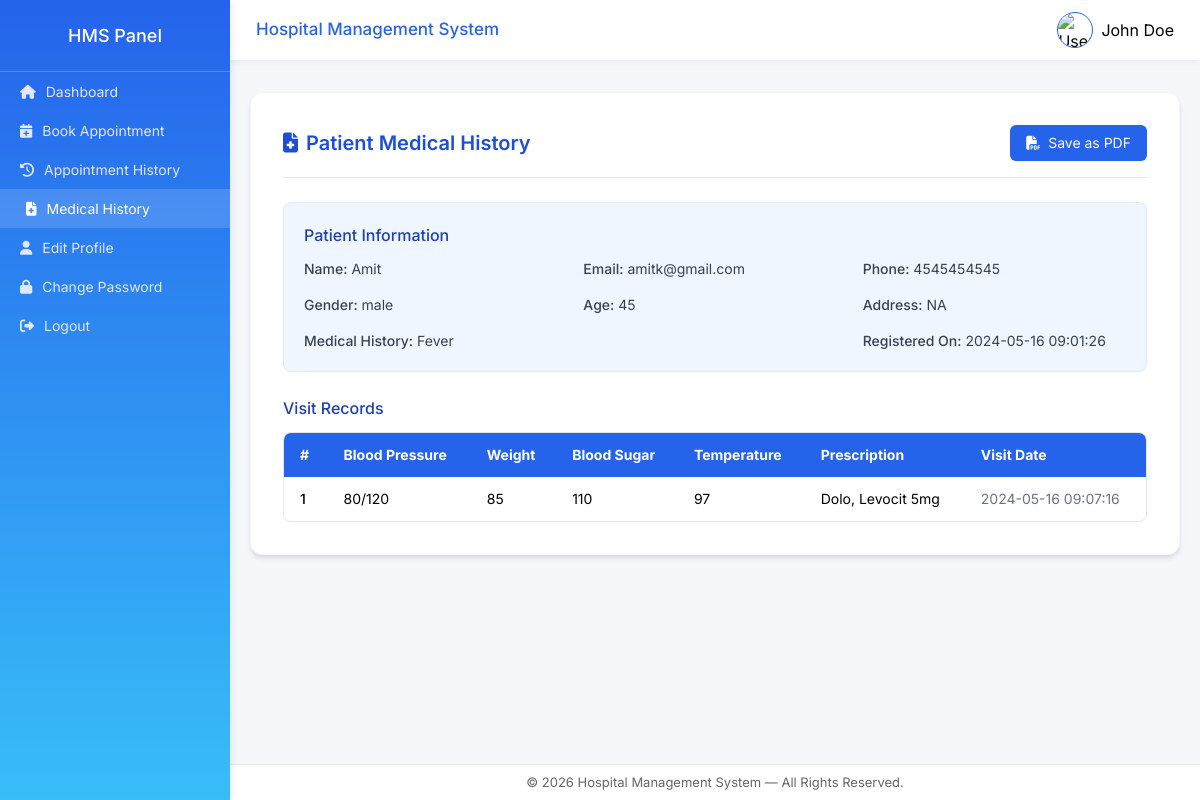
The app's page /hospital/hms/view-medhistory.php?viewid=2 (signed in) with its own data.
### tables this page shows
CREATE TABLE `users` (
  `id` int(11) NOT NULL,
  `fullName` varchar(255) DEFAULT NULL,
  `address` longtext DEFAULT NULL,
  `city` varchar(255) DEFAULT NULL,
  `gender` varchar(255) DEFAULT NULL,
  `email` varchar(255) DEFAULT NULL,
  `password` varchar(255) DEFAULT NULL,
  `regDate` timestamp NULL DEFAULT current_timestamp(),
  `updationDate` timestamp NULL DEFAULT NULL ON UPDATE current_timestamp()
);

CREATE TABLE `tblpatient` (
  `ID` int(10) NOT NULL,
  `Docid` int(10) DEFAULT NULL,
  `PatientName` varchar(200) DEFAULT NULL,
  `PatientContno` bigint(10) DEFAULT NULL,
  `PatientEmail` varchar(200) DEFAULT NULL,
  `PatientGender` varchar(50) DEFAULT NULL,
  `PatientAdd` mediumtext DEFAULT NULL,
  `PatientAge` int(10) DEFAULT NULL,
  `PatientMedhis` mediumtext DEFAULT NULL,
  `CreationDate` timestamp NULL DEFAULT current_timestamp(),
  `UpdationDate` timestamp NULL DEFAULT NULL ON UPDATE current_timestamp()
);

CREATE TABLE `tblmedicalhistory` (
  `ID` int(10) NOT NULL,
  `PatientID` int(10) DEFAULT NULL,
  `BloodPressure` varchar(200) DEFAULT NULL,
  `BloodSugar` varchar(200) NOT NULL,
  `Weight` varchar(100) DEFAULT NULL,
  `Temperature` varchar(200) DEFAULT NULL,
  `MedicalPres` mediumtext DEFAULT NULL,
  `CreationDate` timestamp NOT NULL DEFAULT current_timestamp() ON UPDATE current_timestamp()
);

### hospital/hms/view-medhistory.php (the view, shortened to what this page needs)
<?php
include('include/config.php');
$vid = $_GET['viewid'] ?? null;
$patientQuery = mysqli_query($con, "SELECT * FROM tblpatient WHERE ID='$vid'");
$patient = mysqli_fetch_array($patientQuery);
$historyQuery = mysqli_query($con, "SELECT * FROM tblmedicalhistory WHERE PatientID='$vid'");
?>
<!DOCTYPE html>
<html lang="en">
<head>
  <script src="https://cdn.tailwindcss.com"></script>
  <link rel="stylesheet" href="https://cdnjs.cloudflare.com/ajax/libs/font-awesome/6.5.0/css/all.min.css">
</head>
<body>
  <aside class="sidebar">
    <h2>HMS Panel</h2>
    <a href="dashboard.php"><i class="fa-solid fa-house"></i> Dashboard</a>
    <a href="book-appointment.php"><i class="fa-solid fa-calendar-plus"></i> Book Appointment</a>
    <a href="appointment-history.php"><i class="fa-solid fa-clock-rotate-left"></i> Appointment History</a>
    <a href="view_medhistory.php" class="active"><i class="fa-solid fa-file-medical"></i> Medical History</a>
    <a href="edit-profile.php"><i class="fa-solid fa-user"></i> Edit Profile</a>
    <a href="change-password.php"><i class="fa-solid fa-lock"></i> Change Password</a>
    <a href="logout.php"><i class="fa-solid fa-right-from-bracket"></i> Logout</a>
  </aside>
  <div class="main-content">
    <header>
      <h1>Hospital Management System</h1>
      <div class="user-dropdown flex items-center gap-2">
        <img src="https://cdn-icons-png.flaticon.com/512/3135/3135715.png" alt="User">
        <span>
          <?php
          $query = mysqli_query($con, "SELECT fullName FROM users WHERE id='" . $_SESSION['id'] . "'");
          $row = mysqli_fetch_array($query);
          echo htmlspecialchars($row['fullName']);
          ?>
        </span>
      </div>
    </header>
    <main class="flex justify-center items-start flex-1 overflow-y-auto px-5 py-8">
      <div class="bg-white rounded-xl shadow-md border border-gray-100 w-full max-w-6xl p-8" id="printable">
        <div class="flex justify-between items-center border-b pb-4 mb-6">
          <h2 class="text-xl font-semibold text-blue-700 flex items-center gap-2">
            <i class="fa-solid fa-file-medical"></i> Patient Medical History
          </h2>
          <button id="pdfButton" onclick="window.print()"
            class="bg-blue-600 hover:bg-blue-700 text-white text-sm px-4 py-2 rounded-md shadow-sm">
            <i class="fa-solid fa-file-pdf mr-1"></i> Save as PDF
          </button>
        </div>
        <?php if ($patient) { ?>
        <div class="bg-blue-50 border border-blue-100 rounded-lg p-5 mb-6">
          <h3 class="text-blue-800 font-medium mb-3">Patient Information</h3>
          <div class="grid grid-cols-1 sm:grid-cols-2 md:grid-cols-3 gap-4 text-sm text-gray-700">
            <div><span class="font-medium">Name:</span> <?= htmlentities($patient['PatientName']); ?></div>
            <div><span class="font-medium">Email:</span> <?= htmlentities($patient['PatientEmail']); ?></div>
            <div><span class="font-medium">Phone:</span> <?= htmlentities($patient['PatientContno']); ?></div>
            <div><span class="font-medium">Gender:</span> <?= htmlentities($patient['PatientGender']); ?></div>
            <div><span class="font-medium">Age:</span> <?= htmlentities($patient['PatientAge']); ?></div>
            <div><span class="font-medium">Address:</span> <?= htmlentities($patient['PatientAdd']); ?></div>
            <div class="sm:col-span-2"><span class="font-medium">Medical History:</span> <?= htmlentities($patient['PatientMedhis']); ?></div>
            <div><span class="font-medium">Registered On:</span> <?= htmlentities($patient['CreationDate']); ?></div>
          </div>
        </div>
        <?php } ?>
        <div>
          <h3 class="text-blue-800 font-medium mb-3">Visit Records</h3>
          <div class="overflow-x-auto border rounded-lg">
            <table class="min-w-full text-sm border-collapse">
              <thead class="bg-blue-600 text-white">
                <tr>
                  <th class="px-4 py-3 text-left">#</th>
                  <th class="px-4 py-3 text-left">Blood Pressure</th>
                  <th class="px-4 py-3 text-left">Weight</th>
                  <th class="px-4 py-3 text-left">Blood Sugar</th>
                  <th class="px-4 py-3 text-left">Temperature</th>
                  <th class="px-4 py-3 text-left">Prescription</th>
                  <th class="px-4 py-3 text-left">Visit Date</th>
                </tr>
              </thead>
              <tbody class="divide-y divide-gray-100">
                <?php
                $cnt = 1;
                if (mysqli_num_rows($historyQuery) > 0) {
                  while ($row = mysqli_fetch_array($historyQuery)) {
                ?>
                <tr class="hover:bg-blue-50 transition">
                  <td class="px-4 py-3 font-medium"><?= $cnt++; ?></td>
                  <td class="px-4 py-3"><?= htmlentities($row['BloodPressure']); ?></td>
                  <td class="px-4 py-3"><?= htmlentities($row['Weight']); ?></td>
                  <td class="px-4 py-3"><?= htmlentities($row['BloodSugar']); ?></td>
                  <td class="px-4 py-3"><?= htmlentities($row['Temperature']); ?></td>
                  <td class="px-4 py-3"><?= htmlentities($row['MedicalPres']); ?></td>
                  <td class="px-4 py-3 text-gray-500"><?= htmlentities($row['CreationDate']); ?></td>
                </tr>
                <?php } } else { ?>
                <tr><td colspan="7" class="text-center text-gray-500 py-6">No medical records found.</td></tr>
                <?php } ?>
              </tbody>
            </table>
          </div>
        </div>
      </div>
    </main>
    <footer>
      &copy; <?= date('Y'); ?> Hospital Management System — All Rights Reserved.
    </footer>
  </div>
</body>
</html>

### hospital/hms/view-medhistory.php (style rules this page uses)
body { font-family: 'Inter', sans-serif; background-color: #f5f8fb; margin: 0; display: flex; height: 100vh; overflow: hidden; }
.sidebar { width: 230px; background: linear-gradient(180deg, #2563eb, #38bdf8); color: #fff; display: flex; flex-direction: column; position: fixed; top: 0; bottom: 0; left: 0; box-shadow: 2px 0 8px rgba(0,0,0,0.08); }
.sidebar h2 { font-weight: 500; text-align: center; padding: 22px 0; font-size: 18px; border-bottom: 1px solid rgba(255,255,255,0.2); }
.sidebar a { display: flex; align-items: center; gap: 10px; color: #e0e7ff; padding: 9px 20px; text-decoration: none; transition: all 0.25s ease; font-size: 14px; }
.sidebar a:hover, .sidebar a.active { background: rgba(255,255,255,0.15); color: #fff; padding-left: 26px; }
.main-content { flex: 1; margin-left: 230px; display: flex; flex-direction: column; height: 100vh; }
header { background: #fff; display: flex; justify-content: space-between; align-items: center; padding: 12px 26px; box-shadow: 0 2px 5px rgba(0,0,0,0.05); }
header h1 { font-size: 17px; font-weight: 500; color: #2563eb; }
footer { background: #fff; text-align: center; padding: 8px; font-size: 13px; color: #666; border-top: 1px solid #e5e7eb; }
.user-dropdown img { width: 36px; height: 36px; border-radius: 50%; border: 1.5px solid #2563eb; }

### records on screen
users: fullName "John Doe"
tblpatient: PatientName "Amit", PatientEmail "amitk@gmail.com", PatientContno "4545454545", PatientGender "male", PatientAge "45", PatientAdd "NA", PatientMedhis "Fever", CreationDate "2024-05-16 09:01:26"
tblmedicalhistory: BloodPressure "80/120", Weight "85", BloodSugar "110", Temperature "97", MedicalPres "Dolo, Levocit 5mg", CreationDate "2024-05-16 09:07:16"
